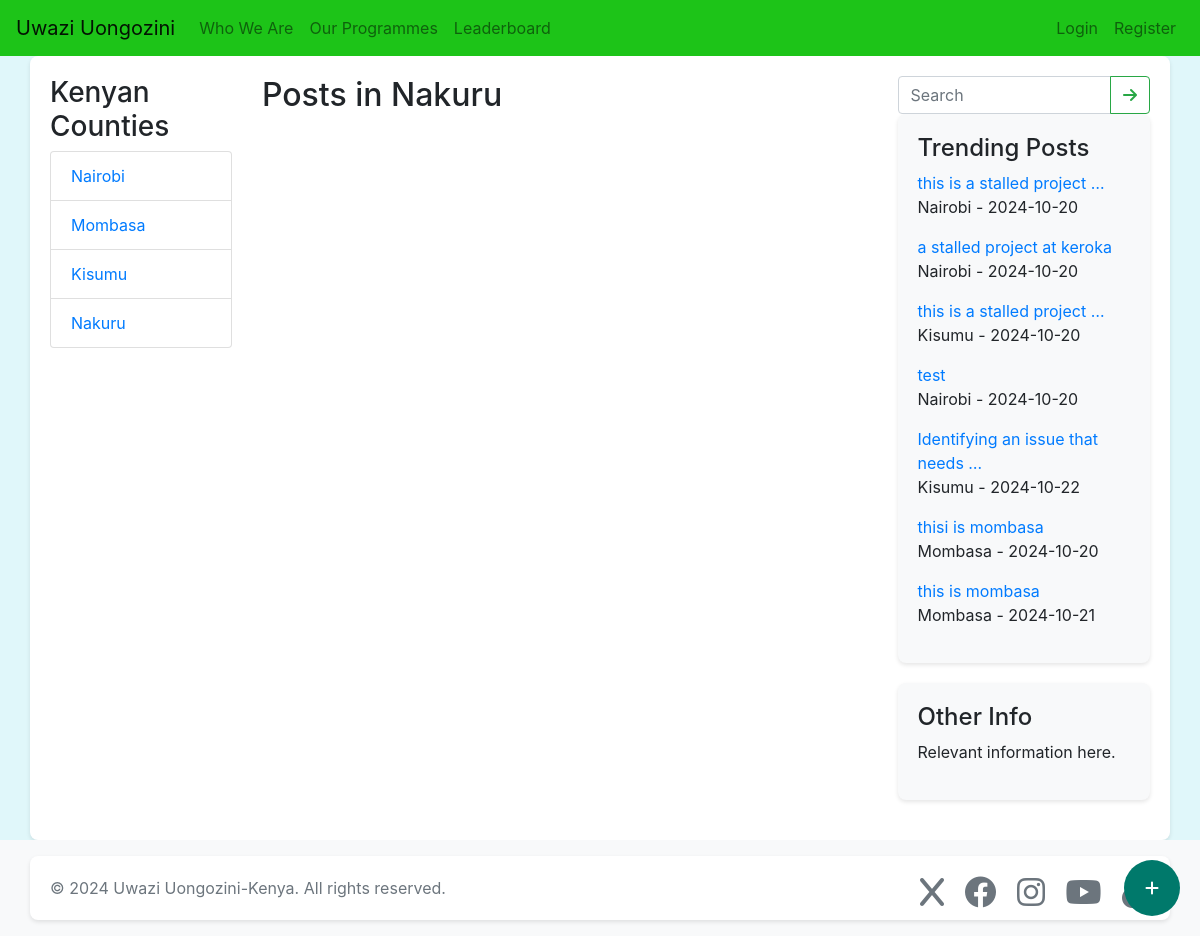
The app's page /?county=Nakuru, older data.
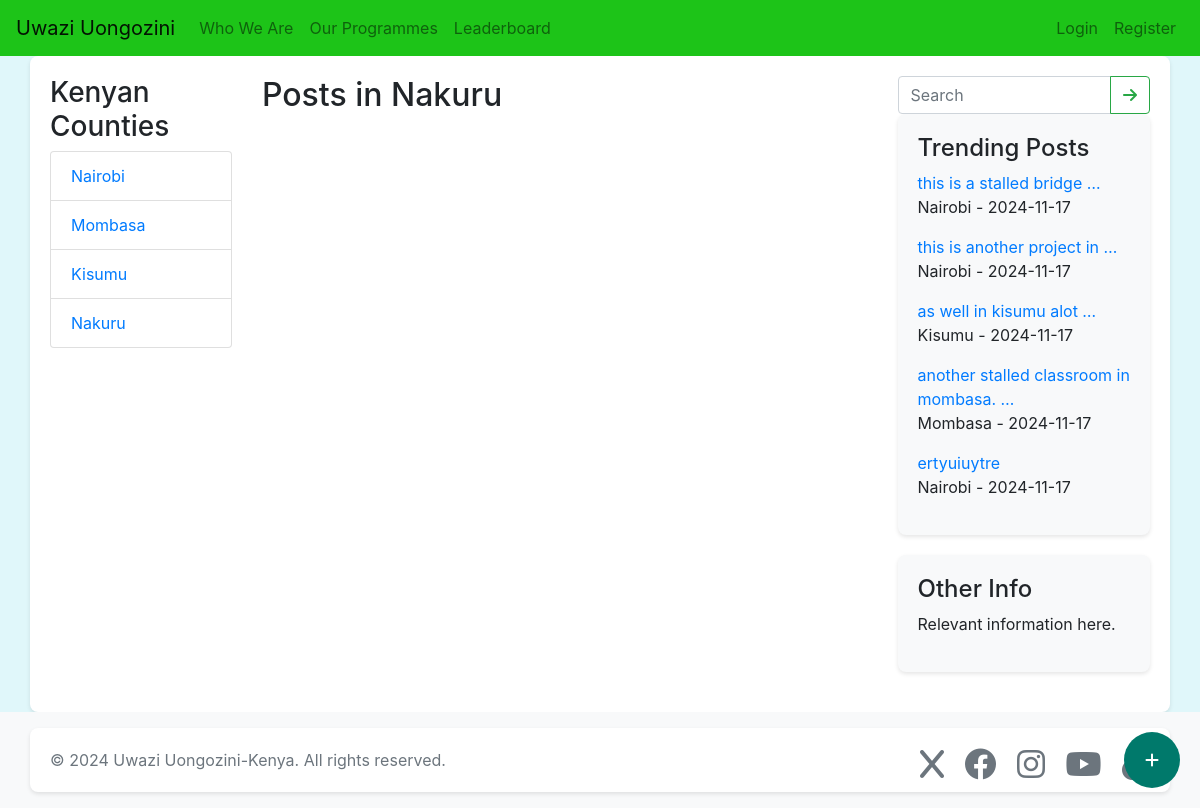
The same page, newer data.
### uongozini/models.py (models this page shows)
class Post(models.Model):
    user = models.ForeignKey(User, on_delete=models.CASCADE)
    image = models.ImageField(upload_to='uploads/', default='uploads/default.jpg')
    description = models.TextField()
    county = models.CharField(max_length=100, choices=[
        ('Nairobi', 'Nairobi'),
        ('Mombasa', 'Mombasa'),
        ('Kisumu', 'Kisumu'),
        ('Nakuru', 'Nakuru'),
    ], default='Nairobi')
    created_at = models.DateTimeField(auto_now_add=True)

### uongozini/views.py (the view)
# urls.py: path('', views.home, name='home'),
def home(request):
    county = request.GET.get('county')
    trending_posts = Post.objects.annotate(
        total_interactions=Count('likes') + Count('comments')
    ).order_by('-total_interactions')[:10]  # Adjust limit as needed
    if county:
        posts = Post.objects.filter(county=county).order_by('-created_at')
    else:
        posts = Post.objects.all().order_by('-created_at')
    return render(request, 'uongozini/home.html', {'posts': posts, 'county': county, 'trending_posts': trending_posts})

### uongozini/templates/uongozini/home.html (shortened to what this page needs)
{% extends 'uongozini/base.html' %}
{% block content %}
<div class="row">
    <div class="col-md-3">
        <h3>Kenyan Counties</h3>
        <ul class="list-group">
            <li class="list-group-item"><a href="?county=Nairobi">Nairobi</a></li>
            <li class="list-group-item"><a href="?county=Mombasa">Mombasa</a></li>
            <li class="list-group-item"><a href="?county=Kisumu">Kisumu</a></li>
            <li class="list-group-item"><a href="?county=Nakuru">Nakuru</a></li>
        </ul>
    </div>
    <div class="col-md-9">
        {% if county %}
            <h2>Posts in {{ county }}</h2>
        {% else %}
            <h2>county stalled development reports</h2>
        {% endif %}
    </div>
</div>
{% endblock %}

### uongozini/templates/uongozini/base.html (shortened to what the changed rows need)
<!DOCTYPE html>
<html>
<head>
    <link rel="stylesheet" href="https://stackpath.bootstrapcdn.com/bootstrap/4.5.2/css/bootstrap.min.css">
    <link rel="stylesheet" href="https://cdnjs.cloudflare.com/ajax/libs/font-awesome/6.0.0-beta3/css/all.min.css">
</head>
<body>
    <div class="container">
        <div class="row">
            <div class="col-md-9">
                {% block content %}{% endblock %}
            </div>
            <div class="col-md-3">
                <div class="sidebar">
                    <ul class="list-unstyled">
                        {% for post in trending_posts %}
                            <li>
                                <a href="{% url 'post_detail' post.id %}">{{ post.description|truncatewords:5 }}</a>
                                <p>{{ post.county }} - {{ post.created_at|date:"Y-m-d" }}</p>
                            </li>
                        {% endfor %}
                    </ul>
                </div>
            </div>
        </div>
    </div>
</body>
</html>

Row changes from the older to the newer data that the page shows:
removed Post: description "this is a stalled project …", county "Nairobi", created_at "2024-10-20"
removed Post: description "a stalled project at keroka", county "Nairobi", created_at "2024-10-20"
removed Post: description "this is a stalled project …", county "Kisumu", created_at "2024-10-20"
removed Post: description "test", county "Nairobi", created_at "2024-10-20"
removed Post: description "Identifying an issue that needs …", county "Kisumu", created_at "2024-10-22"
removed Post: description "thisi is mombasa", county "Mombasa", created_at "2024-10-20"
removed Post: description "this is mombasa", county "Mombasa", created_at "2024-10-21"
added Post: description "this is a stalled bridge …", county "Nairobi", created_at "2024-11-17"
added Post: description "this is another project in …", county "Nairobi", created_at "2024-11-17"
added Post: description "as well in kisumu alot …", county "Kisumu", created_at "2024-11-17"
added Post: description "another stalled classroom in mombasa. …", county "Mombasa", created_at "2024-11-17"
added Post: description "ertyuiuytre", county "Nairobi", created_at "2024-11-17"
